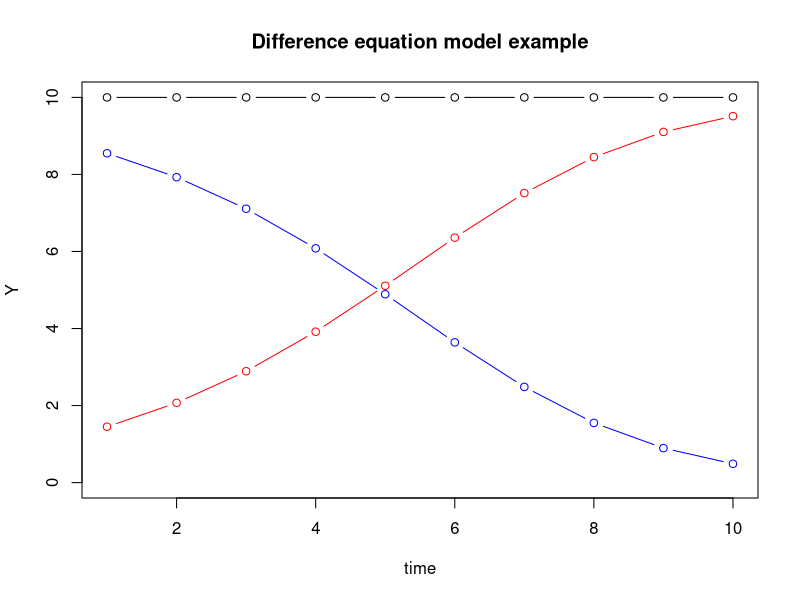
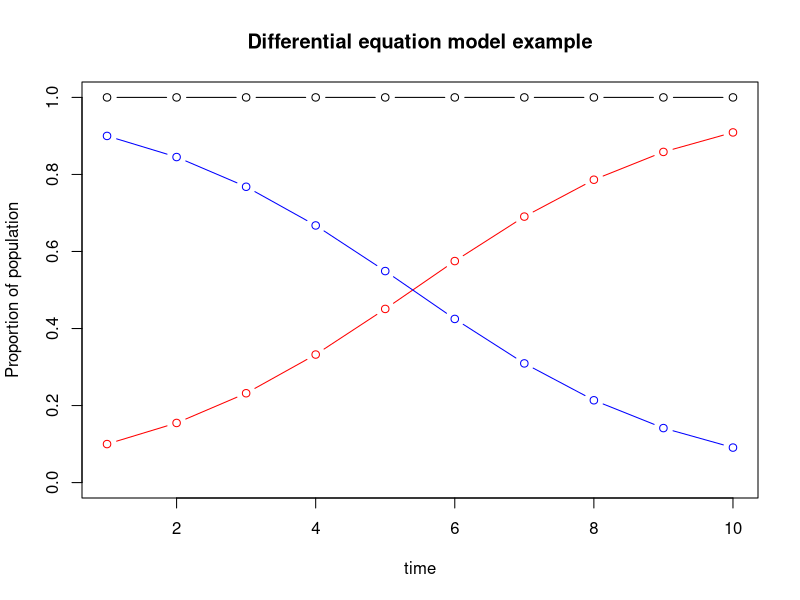
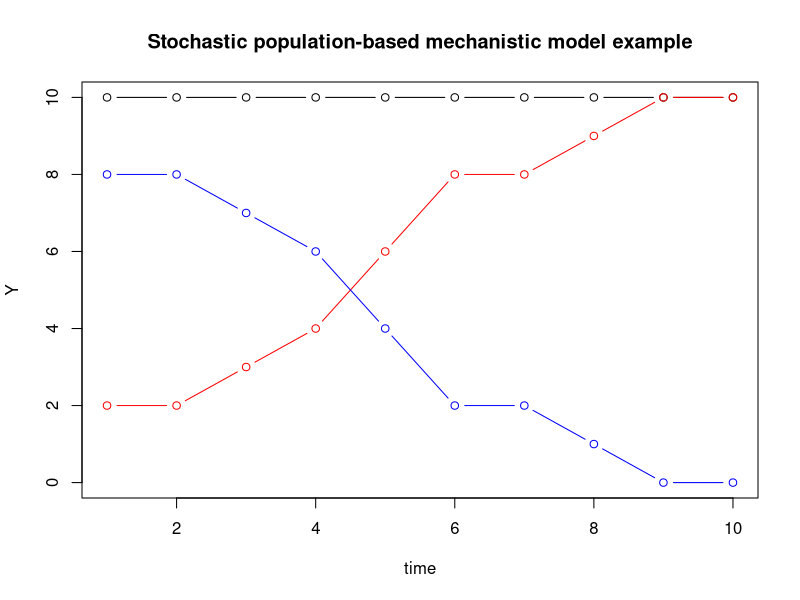
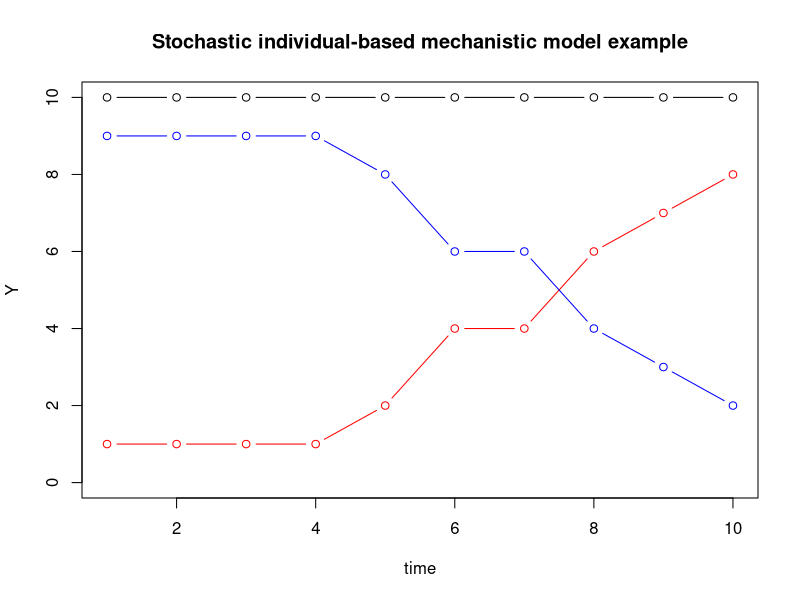
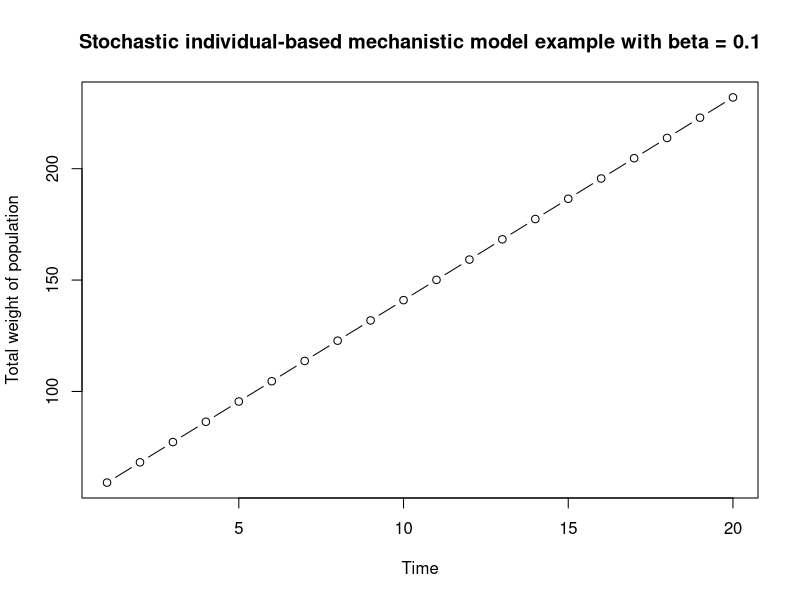
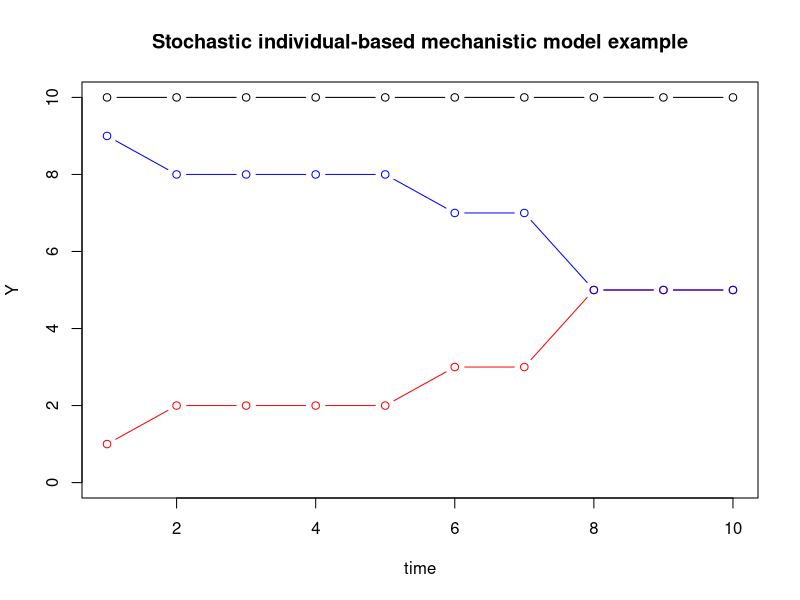
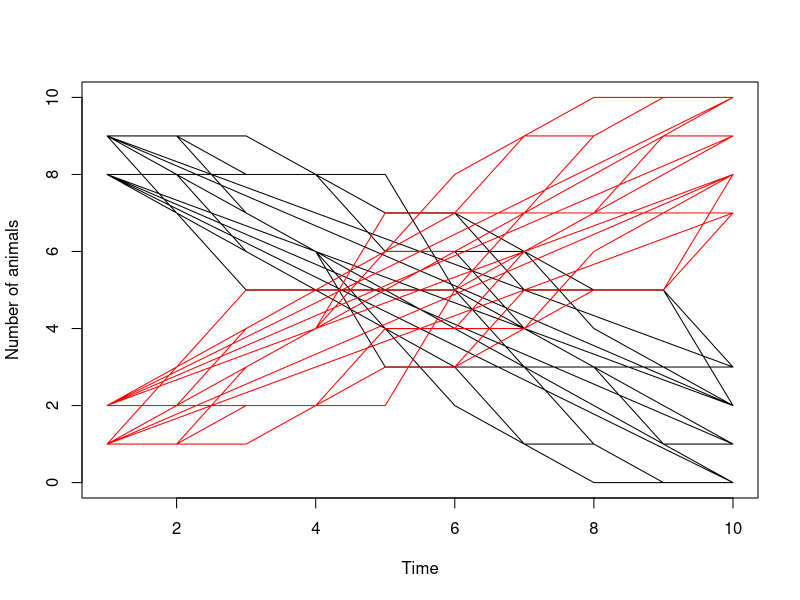
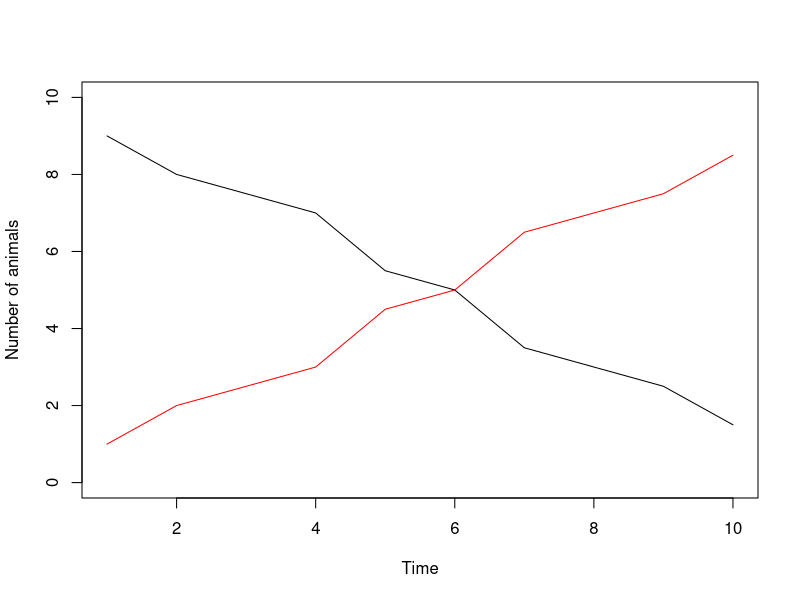

R code for these plots, in order:
# Code for showing simple examples of the different types of models created in R.


#### Difference equation model example ####

beta <- 0.5 # Set transmission rate
timesteps <- 1:10 # Set time steps
S <- 9 # We start with 9 susceptble individuals
I <- 1 # And 1 infected individual
N <- S + I # The total population is S + I
n.inf <- numeric() # Create string for number of infected
n.sus <- numeric() # Create string for number of susceptible
n.pop <- numeric() # Create string for total population

for (i in timesteps) 
{
  dI <- beta * S * I / N # Calculate change in number of infected
  I <- I + dI # Update the number of infected
  S <- S - dI # Update the number of susceptible
  N <- S + I # Update the total population
  n.inf[i] <- I # Save the infected
  n.sus[i] <- S # Save the susceptible
  n.pop[i] <- I + S # Save the total population
}

# Make a plot of the simulation:
plot(timesteps, n.pop, type="b", ylab="Y", xlab="time", main="Difference equation model example", ylim=c(0,10))
points(n.inf, col="red", type="b")
points(n.sus, col="blue", type="b")


#### Differential equation model example ####

## In this type of model, a set of differential equations are usually solved in a package, such as deSolve, in R. Here we use the “ode” function to solve the equations over time.

## Load deSolve package
library(deSolve)

## Create an SIR function
SI <- function(time, state, parameters) {
  
  with(as.list(c(state, parameters)), { # Use list of disease states and parameters
    
    dS <- -beta * S * I # Calculate change in susceptible
    dI <-  beta * S * I # Calculate change in infected
    
    return(list(c(dS, dI))) # Output the result
  })
}

### Set parameters
# Set proportion infected at start:
inf.start <- 0.1
# Proportion in each compartment: 10% infected and 90% susceptible
init       <- c(S = 1-inf.start, I = inf.start)
# beta: infection parameter; gamma: recovery parameter
parameters <- c(beta = 0.5)
# Time frame
timesteps <- c(1:10) 

## Solve using ode (General Solver for Ordinary Differential Equations)
out <- ode(y = init, times = timesteps, func = SI, parms = parameters)
## change to data frame
out <- as.data.frame(out)
out$N <- out$S + out$I

# Make a plot of the simulation:
plot(timesteps, out$N, type="b", xlab="time", 
     main="Differential equation model example", ylim=c(0,1), 
     ylab="Proportion of population")
points(out$I, col="red", type="b")
points(out$S, col="blue", type="b")


#### Stochastic mechanistic spread model model example with population as the unit of interest####

beta <- 0.5 # transmission rate
timesteps <- 1:10 # Time steps
S <- 9 # We start with 9 susceptble individuals
I <- 1 # And 1 infected individual
N <- S + I # The total population is S + I
n.inf <- numeric() # Create string for number of infected
n.sus <- numeric() # Create string for number of susceptible
n.pop <- numeric() # Create string for total population

for(i in timesteps) # Loop over time
{
  PI <- 1 - exp( - beta * I / N) # Calculate the current probability of infection
  dI <- sum( rbinom(S , 1 , prob=PI) ) # Randomly assign new infections
  I <- I + dI # Update number of infected individuals
  S <- S - dI # Update number of susceptible individuals
  N <- S + I # Update total number of individuals in population
  n.inf[i] <- I # Save the infected
  n.sus[i] <- S # Save the susceptible
  n.pop[i] <- I + S # Save the total population
}

# Make a plot of the simulation:
plot(timesteps, n.pop, type="b", ylab="Y", xlab="time", 
     main="Stochastic population-based mechanistic model example", ylim=c(0,10))
points(n.inf, col="red", type="b")
points(n.sus, col="blue", type="b")




#### Stochastic mechanistic spread model model example with individuals as the unit of interest####

beta <- 0.5 # Set fixed transmission rate
timesteps <- 1:10 # Set time steps
pop <- data.frame(ID = c(1:10), inf.status = c(1 , rep(0, 9)) )
n.inf <- numeric() # Create string for number of infected
n.sus <- numeric() # Create string for number of susceptible
n.pop <- numeric() # Create string for total population

for(i in timesteps) # Loop over time
{
  I <- length(pop$inf.status[pop$inf.status == 1]) # Update the infected individuals
  S <- length(pop$inf.status[pop$inf.status == 0]) # Update the susceptible individuals
  N <- length(pop$inf.status) # Update the total population size
  PI <- 1 - exp( - beta * I / N) # Calculate the current probability of infection
  new.inf <- rbinom(S , 1 , prob=PI) # Calculate which individuals will be infected
  pop$inf.status[pop$inf.status == 0] <- new.inf # Assign new infections
  n.inf[i] <- I # Save the infected
  n.sus[i] <- S # Save the susceptible
  n.pop[i] <- I + S # Save the total population
}

# Make a plot of the simulation:
plot(timesteps, n.pop, type="b", ylab="Y", xlab="time", 
     main="Stochastic individual-based mechanistic model example", ylim=c(0,10))
points(n.inf, col="red", type="b")
points(n.sus, col="blue", type="b")

#### Stochastic mechanistic spread model model example with individuals as the  ####
#### unit of interest and a infection-dependent daily weight gain per individual ####

beta <- 0.1 # Set fixed transmission rate
timesteps <- 1:20 # Set time steps
pop <- data.frame(ID = c(1:10), inf.status = c(1 , rep(0, 9)), weight = 5 ) # Weight = 5 kg initially
daily.weight.gain <- 1 # One kg per individual.
daily.weight.reduction <- 0.9 # Reduction of daily weight gain.
n.inf <- numeric() # Create string for number of infected
n.sus <- numeric() # Create string for number of susceptible
n.pop <- numeric() # Create string for total population
n.weight <- numeric() # Create string for total population

for(i in timesteps) # Loop over time
{
  I <- length(pop$inf.status[pop$inf.status == 1]) # Update the infected individuals
  S <- length(pop$inf.status[pop$inf.status == 0]) # Update the susceptible individuals
  N <- length(pop$inf.status) # Update the total population size
  PI <- 1 - exp( - beta * I / N) # Calculate the current probability of infection
  new.inf <- rbinom(S , 1 , prob=PI) # Calculate which individuals will be infected
  pop$inf.status[pop$inf.status == 0] <- new.inf # Assign new infections
  pop$weight <- pop$weight+1 # Calculate daily weight gain all individuals: 1 kg
  pop$weight[pop$inf.status == 1] <- pop$weight[pop$inf.status == 1]-daily.weight.reduction # Reduce weight gain for the infected individuals
  n.inf[i] <- I # Save the infected
  n.sus[i] <- S # Save the susceptible
  n.pop[i] <- I + S # Save the total population
  n.weight[i] <- sum(pop$weight)
}

# Make a plot of the simulation:
text.title <- paste0("Stochastic individual-based mechanistic model example with beta = ", beta )
plot(timesteps, n.weight, type="b", ylab="Total weight of population", xlab="Time", 
     main=text.title)
# Try to vary beta and run the script again.


#### Stochastic individual-based mechanistic simulation model with multiple iterations example ####

MaxIterations <- 10 # Set the number of iterations to simulate
Output <- matrix(numeric(0),ncol=3) # Make a matrix for the model output with three columns: S, I and N.
timesteps <- 1:10 # Set the number of time steps
n <- 10 # population size

for(j in 1:MaxIterations) # Loop over iterations
{
  beta <- runif(n,0.4,0.6) # Set interval for the transmission rate
  pop <- data.frame(ID = c(1:n), inf.status = c(1 , rep(0, 9)) ) # Create the population
  n.inf <- numeric() # Create string for number of infected
  n.sus <- numeric() # Create string for number of susceptible
  n.pop <- numeric() # Create string for total population
  
  for(i in timesteps) # Loop over time
  {
    I <- length(pop$inf.status[pop$inf.status == 1]) # Update the infected individuals
    S <- length(pop$inf.status[pop$inf.status == 0]) # Update the susceptible individuals
    N <- length(pop$inf.status) # Update the total population size
    PI <- 1 - exp( - beta * I / N) # Calculate the current probability of infection
    new.inf <- rbinom(S , 1 , prob=PI) # Calculate which individuals will be infected
    pop$inf.status[pop$inf.status == 0] <- new.inf # Assign new infections
    n.inf[i] <- I # Save the infected
    n.sus[i] <- S # Save the susceptible
    n.pop[i] <- I + S # Save the total population
    #
    Output <- rbind(Output,c(i,sum(pop$inf.status==0),sum(pop$inf.status==1))) # Save the simulation
  }
}

## If you run the model 1 iteration, you can observe the progress of the infection for that iteration using this code:
plot(timesteps, n.pop, type="b", ylab="Y", xlab="time", 
     main="Stochastic individual-based mechanistic model example", ylim=c(0,10))
points(n.inf, col="red", type="b")
points(n.sus, col="blue", type="b")

## If you run the model for > 1 iteration, then you can observe the effect of randomness on infection using the following code:
plot(Output[,1],Output[,2],xlab="Time", ylab="Number of animals",ylim=c(0,10),typ="l")
lines(Output[,1],Output[,3],col="red")

## To observe the progress of infection based on all iterations, median number can be ploted over time as follows:
Sus    <- sapply(unique(Output[,1]),function(x) median(Output[Output[,1]==x,2]))
Infect <- sapply(unique(Output[,1]),function(x) median(Output[Output[,1]==x,3]))
plot(unique(Output[,1]),Sus,xlab="Time", ylab="Number of animals",ylim=c(0,10),typ="l")
lines(unique(Output[,1]),Infect,col="red")

#### Sensitivity analysis example ####

# Create the individual-based model as s function of beta (not including the beta definition):
model <- function(beta)
{
  pop <- data.frame(ID = c(1:n), inf.status = c(1 , rep(0, 9)) ) # Create the population
  n.inf <- numeric() # Create string for number of infected
  n.sus <- numeric() # Create string for number of susceptible
  n.pop <- numeric() # Create string for total population
  timesteps <- 1:10 # Set time steps to run the model
  
  for(i in timesteps)
  {
    I <- length(pop$inf.status[pop$inf.status == 1]) # Update the infected individuals
    S <- length(pop$inf.status[pop$inf.status == 0]) # Update the susceptible individuals
    N <- length(pop$inf.status) # Update the total population size
    PI <- 1 - exp( - beta * I / N) # Calculate the current probability of infection
    new.inf <- rbinom(S , 1 , prob=PI) # Calculate which individuals will be infected
    pop$inf.status[pop$inf.status == 0] <- new.inf # Assign new infections
    n.inf[i] <- I # Save the infected
    n.sus[i] <- S # Save the susceptible
    n.pop[i] <- I + S # Save the total population
  }
  
  return(data.frame(n.pop=n.pop, n.inf=n.inf, n.sus=n.sus))  
}

beta <- 0.5 # Set transmission rate

# Run the model as a function:
tmp <- model(beta)

# Make a plot of the simulations:
plot(timesteps, tmp$n.pop, type="b", ylab="Y", xlab="time", 
     main="Stochastic individual-based model example", ylim=c(0,10))
points(tmp$n.inf, col="red", type="b")
points(tmp$n.sus, col="blue", type="b")

# Now the model can be run several times with a new result because it is stochastic.
# We can then use the model to find the distribution of the number of infected individuals:

# We loop over a number of iterations:
iterations <- 1:1000 # Set number of iterations
infected.end <- numeric() # Create string for collecting the resulting number of infected individuals
for(j in iterations) # Loop over iterations
{
  tmp <- model(beta) # Run the model and put the result in tmp
  infected.end[j] <- tmp$n.inf[10] # Extract the number of infected at time step 10 (end of simulation)
}
hist(infected.end, main="Number of infected individuals at the end of the simulation")

# Tabkle of the number of simulations resulting in 1 to 10 infected individuals:
table(infected.end)


# We can then decrease the beta and simulate again:
beta <- 0.33 # transmission rate

# We loop over a number of iterations:
iterations <- 1:1000 # Set number of iterations
infected.end <- numeric() # Create string for collecting the resulting number of infected individuals
for(j in iterations) # Loop over iterations
{
  tmp <- model(beta) # Run the model and put the result in tmp
  infected.end[j] <- tmp$n.inf[10] # Extract the number of infected at time step 10 (end of simulation)
}
hist(infected.end, main="Number of infected individuals at the end of the simulation")

# Now the most frequent number of infected animals is around 6. Notice that there
# are a large proportion of iterations where the only infected individual is the 
# one that was infected from the beginning: the epidemic never took off, or died out.
# We can see this clearly in the table:
table(infected.end)


#### Convergence ####

beta <- 0.5 # Set transmission rate
timesteps <- 1:10 # Set time steps

# We use the model defined above, in the loop.
iterations <- 1:1000 # Set number of iterations
infected.end <- numeric() # Create string for collecting the resulting number of infected individuals
for(j in iterations) # Loop over iterations
{
  tmp <- model(beta) # Run the model and put the result in tmp
  infected.end[j] <- tmp$n.inf[10] # Extract the number of infected at time step 10 (end of simulation)
}

# Now find the variance for 1 to 100 iterations:
conv <- numeric() # Create string for collecting the variance
for(u in 2:length(iterations)) # Loop over the number of iterations
{
  conv[u] <- var(infected.end[1:u]) # Save the variance between simulation 1 to u
}

# Make a convergence plot:
plot(conv, type="l")

# Generally it seems like 400 iterations are necessary for the model to converge.
